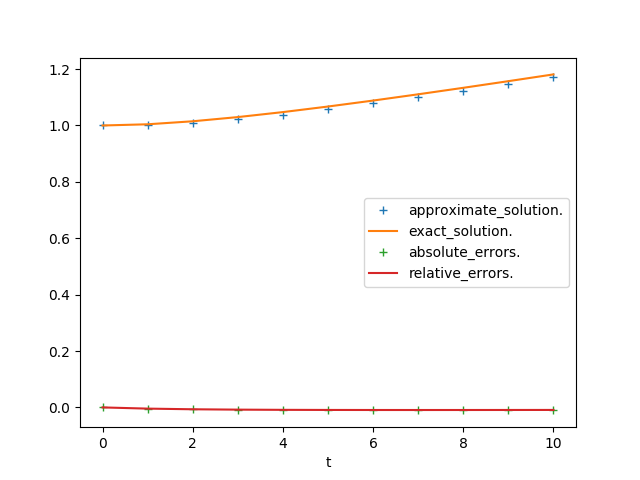

This figure's Python source:
import numpy as np
import matplotlib.pyplot as plt

h=0.1
n=int(1/h+1)

t=np.linspace(1,2,n)
y=t/(1+np.log(t)) 
w=np.ones(len(t))

def f(y,t):
  return y/t-(y/t)**2

for j in range(len(t)-1):
  w[j+1]=w[j]+h*f(w[j],t[j])

a=w-y; r=a/y 
print('absolute errors=',a) 
print('relative errors=',r) 

plt.plot(w,'+',label='approximate_solution.')
plt.plot(y,label='exact_solution.')
plt.plot(a,'+',label='absolute_errors.')
plt.plot(r,label='relative_errors.')
plt.xlabel('t')
plt.legend()
plt.show() 
